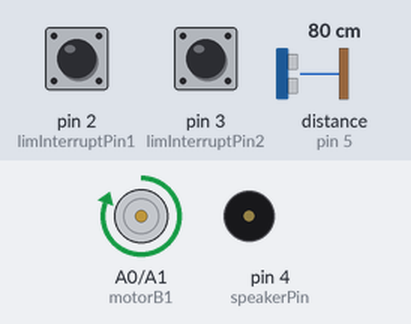
A sketch run on a simulated Arduino Uno, built with avr-gcc and run on an emulated ATmega328P. Shown: motor-driver pin pairs drawn as motors (green arrow = first pin HIGH = forward, orange = second pin HIGH = backward, longer = more drive, scaled by the enable pin), buzzer (waves = sounding). Wiring (inferred from the names in the program): ultrasonic range finder: trigger pin 7; echo pin 5. The inputs (shaded band) are chosen by the test bench; at power-on: pin 2 (limInterruptPin1) HIGH, pin 3 (limInterruptPin2) HIGH, distance to the obstacle (sensor on pin 5) 80 cm. The echo pulse lasts 58.3 µs per cm; random numbers use the default seed unless the sketch sets one.

Above: at 1.2 s.
1.3 s: pin 2 (limInterruptPin1) pulled LOW for 0.15 s
At 2.1 s:
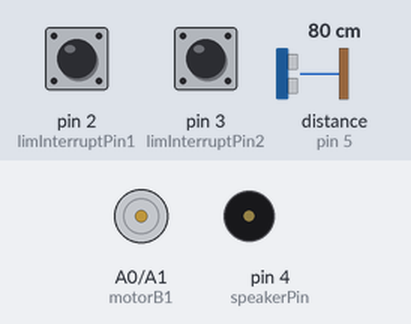
4.4 s: pin 3 (limInterruptPin2) pulled LOW for 0.15 s
At 7.1 s:
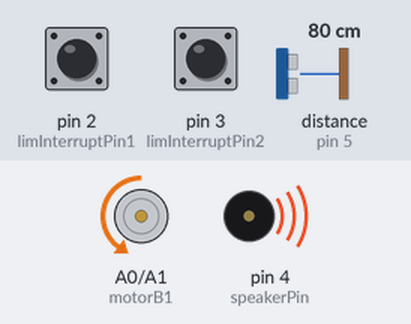
7.5 s: pin 2 (limInterruptPin1) pulled LOW for 1 s
11.5 s: pin 3 (limInterruptPin2) pulled LOW for 1 s
At 12.7 s:
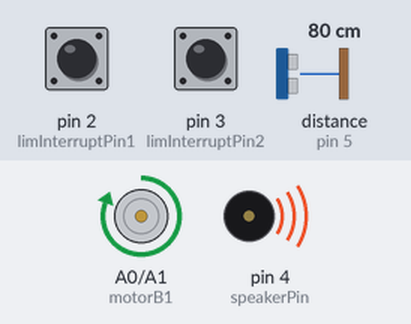
14.3 s: pin 2 (limInterruptPin1) pulled LOW for 0.15 s
At 15.5 s:
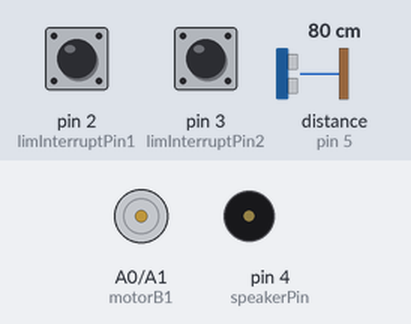
17.4 s: pin 3 (limInterruptPin2) pulled LOW for 3.2 s
Timing chart, 0 to 26.8 s (numbered marks = the images above; inputs shaded):
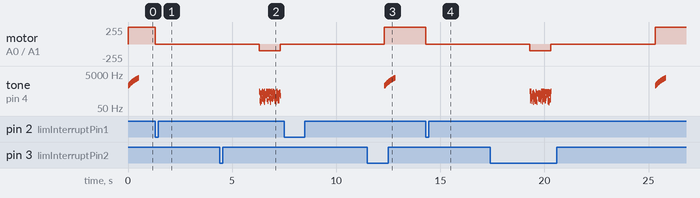

Measured:
- after the input at 1.3 s, motor on A0 (motorB1) / A1 (motorB2): forward 255/255 → stopped at once
- after the input at 7.5 s, every drawn part: stays the same
- after the input at 14.3 s, motor on A0 (motorB1) / A1 (motorB2): forward 255/255 → stopped at once
- by itself, tone on pin 4 (speakerPin): plays 487 Hz for 0.01 s, 131 Hz for 0.01 s, 343 Hz for 0.01 s, 159 Hz for 0.01 s, 178 Hz for 0.01 s, 472 Hz for 0.01 s … (150 notes in this stretch)

The sketch:

Jack_Box_Control.ino
```cpp
// Constants for pin declarations
const byte limInterruptPin1 = 2;
const byte limInterruptPin2 = 3;
const byte speakerPin = 4;
const byte echoPin = 5;
const byte trigPin = 7;
const byte motorB1 = A0;
const byte motorB2 = A1;
const byte motorEnable = 6;

// Variables
byte proximityFlag = 0;
byte stateFlag = 0;
byte closingSpeed = 100;
byte openSpeed = 255;
byte triggerDistance = 100;
volatile byte lim1Flag = 0;
volatile byte lim2Flag = 0;
long duration;
int distance;

//-------------------------------------------------------------------------------------
// Loop Function

void loop() {
  if (proximityFlag == 0) {
    distance = proximityRead(trigPin, echoPin, distance, duration);

    if (distance < triggerDistance) {
    proximityFlag = 1;
    }
  }

  if (proximityFlag == 1) {
    openLid(motorB1, motorB2, openSpeed);
    yell(speakerPin, 1000, 3000, 10);
    stateFlag = 2;
    proximityFlag = 2;
  }
  if (lim1Flag == 1 && stateFlag == 2) {
    stopMotor(motorB1, motorB2);
    delay(5000);
    closeLid(motorB1, motorB2, closingSpeed);
    closingYell(speakerPin, 10);
    stateFlag = 1;
  }
  if (lim2Flag == 1 && stateFlag == 1) {
    stopMotor(motorB1, motorB2);
    stateFlag = 0;
    proximityFlag = 0;
    delay(5000);
  }

}

//-------------------------------------------------------------------------------------
// Setup Function

void setup() {
  // Set the limit switches as inputs to the Arduino and use the Arduino's internal pullup resistor
  pinMode(limInterruptPin1, INPUT_PULLUP);
  pinMode(limInterruptPin2, INPUT_PULLUP);

  // Set the output pins from the Arduino to the motor driver board
  pinMode(motorB1, OUTPUT);
  pinMode(motorB2, OUTPUT);

  // Set the output pin to the operational amp that outputs to a speaker
  pinMode(speakerPin, OUTPUT);

  // Setup the pins for the ultrasonic sensor
  pinMode(trigPin, OUTPUT);   //Sets the trigPin as an Output
  pinMode(echoPin, INPUT);    //Sets the echoPin as an Input

  // Setup the Interrupts
  attachInterrupt(digitalPinToInterrupt(limInterruptPin1), limit1Hit, FALLING);
  attachInterrupt(digitalPinToInterrupt(limInterruptPin2), limit2Hit, FALLING);

  // Initialize the motor to be stopped
  stopMotor(motorB1, motorB2);

  randomSeed(analogRead(5)); //Uses noise from the unconnected A5 pin to generate a random seed number for the Jack Box scream
}

//-------------------------------------------------------------------------------------
// Interrupt Service Routines

void limit1Hit() {
  lim1Flag = 1;
  lim2Flag = 0;
}
void limit2Hit() {
  lim1Flag = 0;
  lim2Flag = 1;
}
//-------------------------------------------------------------------------------------

// Motor Functions
/*
Truth Table for the h-bridge Motor Driver
Input 1            Input 2            Direction
   0                   0              Motor OFF
   1                   0              Clockwise
   0                   1              Counterclockwise
   1                   1              Motor OFF
*/
// Stop the motor
void stopMotor(byte motorIn1, byte motorIn2) {
  digitalWrite(motorIn1, LOW);
  digitalWrite(motorIn2, LOW);
}
// Move the motor clockwise
void openLid(byte motorIn1, byte motorIn2, byte motorSpeed) {
  analogWrite(motorEnable, motorSpeed);
  digitalWrite(motorIn1, HIGH);
  digitalWrite(motorIn2, LOW);
}
// Move the motor counterclockwise
void closeLid(byte motorIn1, byte motorIn2, byte motorSpeed) {
  analogWrite(motorEnable, motorSpeed);
  digitalWrite(motorIn1, LOW);
  digitalWrite(motorIn2, HIGH);
}

//-------------------------------------------------------------------------------------

// Speaker Function

void yell(byte outputPin, int minFreq, int maxFreq, int delayTime) {
  int freqStep = (maxFreq - minFreq) / 50;

  for (int freq = minFreq; freq < maxFreq; freq += freqStep) {
    tone(outputPin, freq); // Outputs a tone of the specified frequency to a speaker
    delay(delayTime);
  }
  noTone(outputPin);
}

void closingYell(byte outputPin, int delayTime) {
  for (int incr = 0; incr < 100; incr += 1) {
    tone(outputPin, random(100, 500));
    delay(delayTime);
  }
  noTone(outputPin);
}
//-------------------------------------------------------------------------------------

// Ultra Sonic Sensor Function

int proximityRead(byte trigOutputPin, byte echoOutputPin, int dist, long dur) {
  //Clear the trigPin
  digitalWrite(trigOutputPin, LOW);
  delayMicroseconds(2);

  //Sets the trigPin HIGH for 10 microseconds to intialize Ultrasonic pulse
  digitalWrite(trigOutputPin, HIGH);
  delayMicroseconds(20);
  digitalWrite(trigOutputPin, LOW);

  //Reads the echoPin, returns the second wave travel time in microseconds
  dur = pulseIn(echoOutputPin, HIGH);

  //Calculate the distance:
  dist = dur/58; //Note: 0.034 represents the speed of sound in cm/us
                               //Note: We divide by two because the pulse travels back and forth which is double the distance we want

  return dist;
}
```
